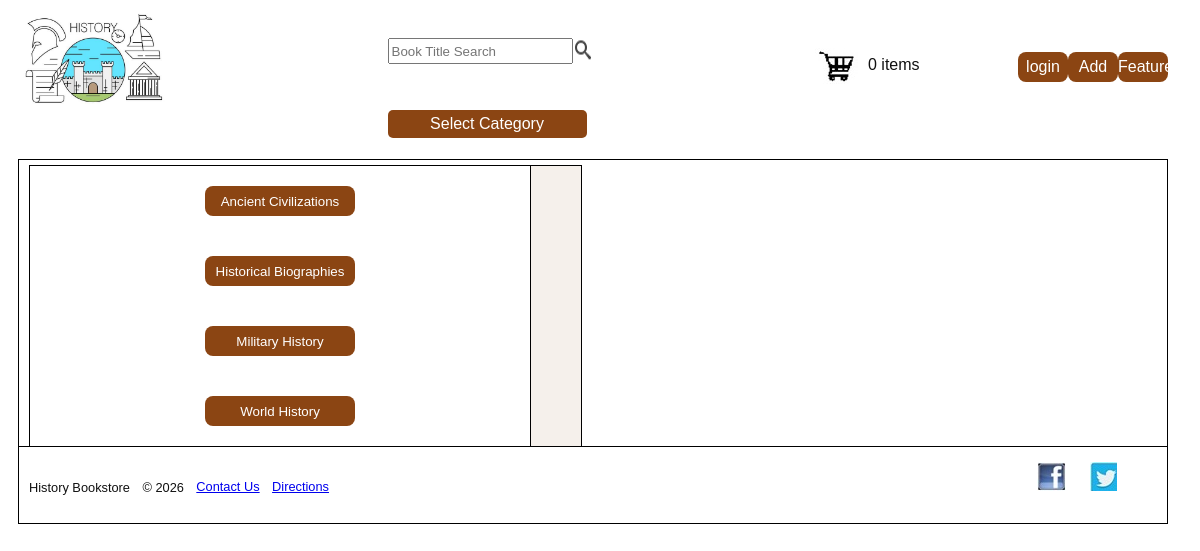
The page /category on the database its author committed.
### tables this page shows
CREATE TABLE category (
    categoryId INTEGER PRIMARY KEY,
    categoryName TEXT NOT NULL UNIQUE,
    categoryImage TEXT NOT NULL
);

### app.py (the view)
@app.route("/category", methods=["GET"])
def category():
    category_id = request.args.get("categoryId", type=int)
    conn = get_db_connection()
    categories = conn.execute("""
        SELECT * FROM category ORDER BY categoryName
    """).fetchall()
    selected_category = conn.execute("""
        SELECT * FROM category WHERE categoryId = ?
    """, (category_id,)).fetchone()
    books = conn.execute("""
        SELECT * FROM book WHERE categoryId = ? ORDER BY title
    """, (category_id,)).fetchall()
    conn.close()
    return render_template(
        "category.html",
        categories=categories,
        selectedCategory=selected_category,
        books=books,
        searchTerm=None,
        nothingFound=False
    )

### app.py (called while the page is built)
def get_db_connection():
    conn = sqlite3.connect(DATABASE)
    conn.row_factory = sqlite3.Row
    return conn

### templates/category.html (shortened to what this page needs)
{% extends 'base.html' %}
{% block container %}
<main>
    <section id="catLeft">
        {% for cat in categories %}
            {% if selectedCategory and selectedCategory.categoryId == cat.categoryId %}
                <p class="selectedCategory">{{ cat.categoryName }}</p>
            {% else %}
                <p class="notSelectedCategory">
                    <a href="{{ url_for('category', categoryId=cat.categoryId) }}">
                        {{ cat.categoryName }}
                    </a>
                </p>
            {% endif %}
        {% endfor %}
    </section>
    <section id="catRight">
    </section>
</main>
{% endblock %}

### static/css/main.css (style rules this page uses)
body { max-width: 1160px; font: 1em normal Arial, sans-serif; color: #111111; }
main { display: flex; margin: 5px 0 0 10px; border-top: 1px solid black; border-left: 1px solid black; border-right: 1px solid black; }
#catLeft { width: 500px; border-right: 1px solid black; display: flex; flex-direction: column; align-items: center; justify-content: center; }
.notSelectedCategory { height: 30px; width: 150px; border-radius: 8px; margin: 20px; text-align: center; line-height: 30px; background-color: #8B4513; }
.notSelectedCategory a { color: white; font-size: smaller; text-decoration: none; }
#catRight { padding: 20px 20px 20px 30px; box-shadow: inset 0 0 0 20px #f5f0eb; display: flex; flex-wrap: wrap; background-color: #f5f0eb; }

### rows shown on the page
category: categoryName "Ancient Civilizations"
category: categoryName "Historical Biographies"
category: categoryName "Military History"
category: categoryName "World History"
